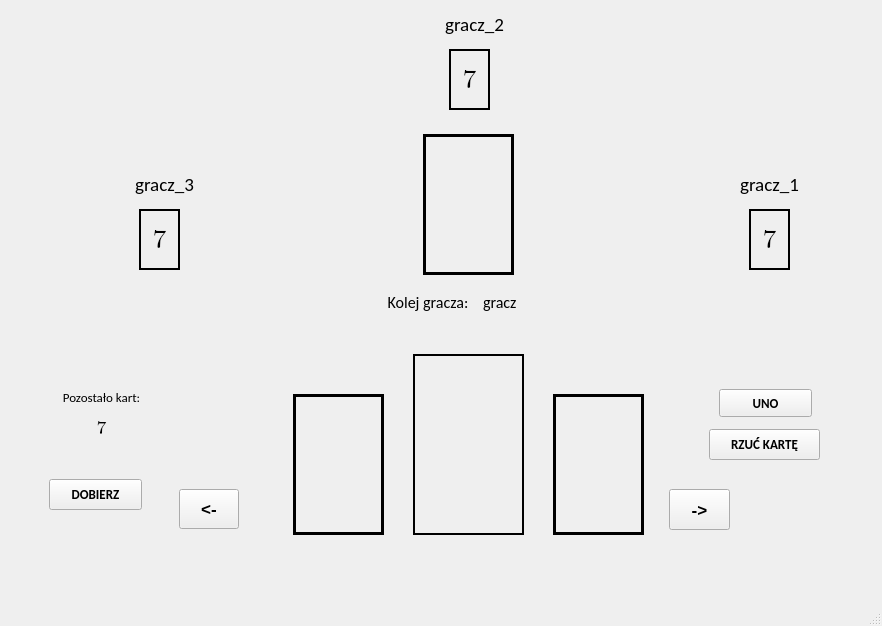
<?xml version="1.0" encoding="UTF-8"?>
<ui version="4.0">
 <class>MainWindow</class>
 <widget class="QMainWindow" name="MainWindow">
  <property name="geometry">
   <rect>
    <x>0</x>
    <y>0</y>
    <width>882</width>
    <height>626</height>
   </rect>
  </property>
  <property name="windowTitle">
   <string>MainWindow</string>
  </property>
  <widget class="QWidget" name="centralwidget">
   <layout class="QGridLayout" name="gridLayout">
    <item row="0" column="0">
     <widget class="QStackedWidget" name="stackedWidget">
      <property name="sizePolicy">
       <sizepolicy hsizetype="Ignored" vsizetype="Preferred">
        <horstretch>0</horstretch>
        <verstretch>0</verstretch>
       </sizepolicy>
      </property>
      <property name="currentIndex">
       <number>2</number>
      </property>
      <widget class="QWidget" name="startingPage">
       <widget class="QPushButton" name="connectButton">
        <property name="geometry">
         <rect>
          <x>310</x>
          <y>290</y>
          <width>261</width>
          <height>91</height>
         </rect>
        </property>
        <property name="font">
         <font>
          <family>Calibri</family>
          <pointsize>20</pointsize>
         </font>
        </property>
        <property name="text">
         <string>Połącz</string>
        </property>
       </widget>
       <widget class="QWidget" name="layoutWidget1">
        <property name="geometry">
         <rect>
          <x>240</x>
          <y>140</y>
          <width>361</width>
          <height>51</height>
         </rect>
        </property>
        <layout class="QHBoxLayout" name="horizontalLayout" stretch="1,2">
         <item>
          <widget class="QLabel" name="giveYourNick">
           <property name="font">
            <font>
             <family>Calibri</family>
             <pointsize>12</pointsize>
            </font>
           </property>
           <property name="text">
            <string>Podaj swój nick:</string>
           </property>
          </widget>
         </item>
         <item>
          <widget class="QLineEdit" name="yourNick">
           <property name="font">
            <font>
             <family>Calibri</family>
             <pointsize>12</pointsize>
            </font>
           </property>
           <property name="text">
            <string/>
           </property>
          </widget>
         </item>
        </layout>
       </widget>
       <widget class="QWidget" name="layoutWidget2">
        <property name="geometry">
         <rect>
          <x>240</x>
          <y>210</y>
          <width>361</width>
          <height>51</height>
         </rect>
        </property>
        <layout class="QHBoxLayout" name="horizontalLayout_3" stretch="1,2">
         <item>
          <widget class="QLabel" name="giveYourServerAddress">
           <property name="font">
            <font>
             <family>Calibri</family>
             <pointsize>12</pointsize>
            </font>
           </property>
           <property name="text">
            <string>Podaj adres serwera:</string>
           </property>
          </widget>
         </item>
         <item>
          <widget class="QLineEdit" name="yourServerAddress">
           <property name="font">
            <font>
             <family>Calibri</family>
             <pointsize>12</pointsize>
            </font>
           </property>
           <property name="text">
            <string/>
           </property>
          </widget>
         </item>
        </layout>
       </widget>
      </widget>
      <widget class="QWidget" name="waitingPage">
       <widget class="QLabel" name="waitingLabel">
        <property name="geometry">
         <rect>
          <x>-10</x>
          <y>220</y>
          <width>881</width>
          <height>81</height>
         </rect>
        </property>
        <property name="font">
         <font>
          <family>Calibri</family>
          <pointsize>16</pointsize>
         </font>
        </property>
        <property name="text">
         <string>Oczekiwanie na graczy...</string>
        </property>
        <property name="alignment">
         <set>Qt::AlignCenter</set>
        </property>
       </widget>
       <widget class="QPushButton" name="backButton">
        <property name="geometry">
         <rect>
          <x>350</x>
          <y>370</y>
          <width>131</width>
          <height>51</height>
         </rect>
        </property>
        <property name="font">
         <font>
          <family>Calibri</family>
          <pointsize>14</pointsize>
         </font>
        </property>
        <property name="text">
         <string>Powrót</string>
        </property>
       </widget>
      </widget>
      <widget class="QWidget" name="gamePage">
       <widget class="QPushButton" name="unoButton">
        <property name="geometry">
         <rect>
          <x>710</x>
          <y>380</y>
          <width>93</width>
          <height>28</height>
         </rect>
        </property>
        <property name="font">
         <font>
          <family>Calibri</family>
          <pointsize>10</pointsize>
          <weight>75</weight>
          <bold>true</bold>
         </font>
        </property>
        <property name="text">
         <string>UNO</string>
        </property>
        <property name="iconSize">
         <size>
          <width>20</width>
          <height>20</height>
         </size>
        </property>
       </widget>
       <widget class="QStackedWidget" name="middleCard">
        <property name="geometry">
         <rect>
          <x>400</x>
          <y>340</y>
          <width>121</width>
          <height>191</height>
         </rect>
        </property>
        <property name="frameShape">
         <enum>QFrame::NoFrame</enum>
        </property>
        <property name="currentIndex">
         <number>4</number>
        </property>
        <widget class="QWidget" name="middlePageBlue">
         <widget class="QLabel" name="middleLabelBlue">
          <property name="geometry">
           <rect>
            <x>4</x>
            <y>5</y>
            <width>111</width>
            <height>181</height>
           </rect>
          </property>
          <property name="frameShape">
           <enum>QFrame::Box</enum>
          </property>
          <property name="lineWidth">
           <number>3</number>
          </property>
          <property name="text">
           <string/>
          </property>
          <property name="pixmap">
           <pixmap>obrazki/blue.jpg</pixmap>
          </property>
         </widget>
        </widget>
        <widget class="QWidget" name="middlePageYellow">
         <widget class="QLabel" name="middleLabelYellow">
          <property name="geometry">
           <rect>
            <x>4</x>
            <y>5</y>
            <width>111</width>
            <height>181</height>
           </rect>
          </property>
          <property name="frameShape">
           <enum>QFrame::Box</enum>
          </property>
          <property name="lineWidth">
           <number>3</number>
          </property>
          <property name="text">
           <string/>
          </property>
          <property name="pixmap">
           <pixmap>obrazki/yellow.png</pixmap>
          </property>
         </widget>
        </widget>
        <widget class="QWidget" name="middlePageGreen">
         <widget class="QLabel" name="middleLabelGreen">
          <property name="geometry">
           <rect>
            <x>4</x>
            <y>5</y>
            <width>111</width>
            <height>181</height>
           </rect>
          </property>
          <property name="frameShape">
           <enum>QFrame::Box</enum>
          </property>
          <property name="lineWidth">
           <number>3</number>
          </property>
          <property name="text">
           <string/>
          </property>
          <property name="pixmap">
           <pixmap>obrazki/green.jpg</pixmap>
          </property>
         </widget>
        </widget>
        <widget class="QWidget" name="middlePageRed">
         <widget class="QLabel" name="middleLabelRed">
          <property name="geometry">
           <rect>
            <x>4</x>
            <y>5</y>
            <width>111</width>
            <height>181</height>
           </rect>
          </property>
          <property name="frameShape">
           <enum>QFrame::Box</enum>
          </property>
          <property name="lineWidth">
           <number>3</number>
          </property>
          <property name="text">
           <string/>
          </property>
          <property name="pixmap">
           <pixmap>obrazki/red.jpg</pixmap>
          </property>
         </widget>
        </widget>
        <widget class="QWidget" name="middlePageBlack">
         <widget class="QLabel" name="middleLabelBlack">
          <property name="geometry">
           <rect>
            <x>4</x>
            <y>5</y>
            <width>111</width>
            <height>181</height>
           </rect>
          </property>
          <property name="frameShape">
           <enum>QFrame::Box</enum>
          </property>
          <property name="lineWidth">
           <number>2</number>
          </property>
          <property name="text">
           <string/>
          </property>
          <property name="pixmap">
           <pixmap>obrazki/black_bigger.jpg</pixmap>
          </property>
         </widget>
        </widget>
       </widget>
       <widget class="QStackedWidget" name="rightCard">
        <property name="geometry">
         <rect>
          <x>540</x>
          <y>380</y>
          <width>101</width>
          <height>151</height>
         </rect>
        </property>
        <property name="frameShape">
         <enum>QFrame::NoFrame</enum>
        </property>
        <property name="currentIndex">
         <number>3</number>
        </property>
        <widget class="QWidget" name="rightPageBlue">
         <widget class="QLabel" name="rightLabelBlue">
          <property name="geometry">
           <rect>
            <x>4</x>
            <y>5</y>
            <width>91</width>
            <height>141</height>
           </rect>
          </property>
          <property name="frameShape">
           <enum>QFrame::Box</enum>
          </property>
          <property name="lineWidth">
           <number>3</number>
          </property>
          <property name="text">
           <string/>
          </property>
          <property name="pixmap">
           <pixmap>obrazki/blue.jpg</pixmap>
          </property>
         </widget>
        </widget>
        <widget class="QWidget" name="rightPageYellow">
         <widget class="QLabel" name="rightLabelYellow">
          <property name="geometry">
           <rect>
            <x>4</x>
            <y>5</y>
            <width>91</width>
            <height>141</height>
           </rect>
          </property>
          <property name="frameShape">
           <enum>QFrame::Box</enum>
          </property>
          <property name="lineWidth">
           <number>3</number>
          </property>
          <property name="text">
           <string/>
          </property>
          <property name="pixmap">
           <pixmap>obrazki/yellow.png</pixmap>
          </property>
         </widget>
        </widget>
        <widget class="QWidget" name="rightPageGreen">
         <widget class="QLabel" name="rightLabelGreen">
          <property name="geometry">
           <rect>
            <x>4</x>
            <y>5</y>
            <width>91</width>
            <height>141</height>
           </rect>
          </property>
          <property name="frameShape">
           <enum>QFrame::Box</enum>
          </property>
          <property name="lineWidth">
           <number>3</number>
          </property>
          <property name="text">
           <string/>
          </property>
          <property name="pixmap">
           <pixmap>obrazki/green.jpg</pixmap>
          </property>
         </widget>
        </widget>
        <widget class="QWidget" name="rightPageRed">
         <widget class="QLabel" name="rightLabelRed">
          <property name="geometry">
           <rect>
            <x>4</x>
            <y>5</y>
            <width>91</width>
            <height>141</height>
           </rect>
          </property>
          <property name="frameShape">
           <enum>QFrame::Box</enum>
          </property>
          <property name="lineWidth">
           <number>3</number>
          </property>
          <property name="text">
           <string/>
          </property>
          <property name="pixmap">
           <pixmap>obrazki/red.jpg</pixmap>
          </property>
         </widget>
        </widget>
        <widget class="QWidget" name="rightPageBlack">
         <widget class="QLabel" name="rightLabelBlack">
          <property name="geometry">
           <rect>
            <x>4</x>
            <y>5</y>
            <width>91</width>
            <height>141</height>
           </rect>
          </property>
          <property name="frameShape">
           <enum>QFrame::Box</enum>
          </property>
          <property name="lineWidth">
           <number>2</number>
          </property>
          <property name="text">
           <string/>
          </property>
          <property name="pixmap">
           <pixmap>obrazki/black.jpg</pixmap>
          </property>
         </widget>
        </widget>
       </widget>
       <widget class="QStackedWidget" name="leftCard">
        <property name="geometry">
         <rect>
          <x>280</x>
          <y>380</y>
          <width>101</width>
          <height>151</height>
         </rect>
        </property>
        <property name="frameShape">
         <enum>QFrame::NoFrame</enum>
        </property>
        <property name="currentIndex">
         <number>2</number>
        </property>
        <widget class="QWidget" name="leftPageBlue">
         <widget class="QLabel" name="leftLabelBlue">
          <property name="geometry">
           <rect>
            <x>4</x>
            <y>5</y>
            <width>91</width>
            <height>141</height>
           </rect>
          </property>
          <property name="frameShape">
           <enum>QFrame::Box</enum>
          </property>
          <property name="lineWidth">
           <number>3</number>
          </property>
          <property name="text">
           <string/>
          </property>
          <property name="pixmap">
           <pixmap>obrazki/blue.jpg</pixmap>
          </property>
         </widget>
        </widget>
        <widget class="QWidget" name="leftPageYellow">
         <widget class="QLabel" name="leftLabelYellow">
          <property name="geometry">
           <rect>
            <x>4</x>
            <y>5</y>
            <width>91</width>
            <height>141</height>
           </rect>
          </property>
          <property name="frameShape">
           <enum>QFrame::Box</enum>
          </property>
          <property name="lineWidth">
           <number>3</number>
          </property>
          <property name="text">
           <string/>
          </property>
          <property name="pixmap">
           <pixmap>obrazki/yellow.png</pixmap>
          </property>
         </widget>
        </widget>
        <widget class="QWidget" name="leftPageGreen">
         <widget class="QLabel" name="leftLabelGreen">
          <property name="geometry">
           <rect>
            <x>4</x>
            <y>5</y>
            <width>91</width>
            <height>141</height>
           </rect>
          </property>
          <property name="frameShape">
           <enum>QFrame::Box</enum>
          </property>
          <property name="lineWidth">
           <number>3</number>
          </property>
          <property name="text">
           <string/>
          </property>
          <property name="pixmap">
           <pixmap>obrazki/green.jpg</pixmap>
          </property>
         </widget>
        </widget>
        <widget class="QWidget" name="leftPageRed">
         <widget class="QLabel" name="leftLabelRed">
          <property name="geometry">
           <rect>
            <x>4</x>
            <y>5</y>
            <width>91</width>
            <height>141</height>
           </rect>
          </property>
          <property name="frameShape">
           <enum>QFrame::Box</enum>
          </property>
          <property name="lineWidth">
           <number>3</number>
          </property>
          <property name="text">
           <string/>
          </property>
          <property name="pixmap">
           <pixmap>obrazki/red.jpg</pixmap>
          </property>
         </widget>
        </widget>
        <widget class="QWidget" name="leftPageBlack">
         <widget class="QLabel" name="leftLabelBlack">
          <property name="geometry">
           <rect>
            <x>4</x>
            <y>5</y>
            <width>91</width>
            <height>141</height>
           </rect>
          </property>
          <property name="frameShape">
           <enum>QFrame::Box</enum>
          </property>
          <property name="lineWidth">
           <number>2</number>
          </property>
          <property name="text">
           <string/>
          </property>
          <property name="pixmap">
           <pixmap>obrazki/black.jpg</pixmap>
          </property>
         </widget>
        </widget>
       </widget>
       <widget class="QPushButton" name="nextCard">
        <property name="geometry">
         <rect>
          <x>660</x>
          <y>480</y>
          <width>61</width>
          <height>41</height>
         </rect>
        </property>
        <property name="sizePolicy">
         <sizepolicy hsizetype="Fixed" vsizetype="Fixed">
          <horstretch>0</horstretch>
          <verstretch>0</verstretch>
         </sizepolicy>
        </property>
        <property name="font">
         <font>
          <pointsize>13</pointsize>
          <weight>75</weight>
          <bold>true</bold>
         </font>
        </property>
        <property name="text">
         <string>-&gt;</string>
        </property>
       </widget>
       <widget class="QPushButton" name="previousCard">
        <property name="geometry">
         <rect>
          <x>170</x>
          <y>480</y>
          <width>60</width>
          <height>40</height>
         </rect>
        </property>
        <property name="sizePolicy">
         <sizepolicy hsizetype="Minimum" vsizetype="Minimum">
          <horstretch>0</horstretch>
          <verstretch>0</verstretch>
         </sizepolicy>
        </property>
        <property name="maximumSize">
         <size>
          <width>60</width>
          <height>40</height>
         </size>
        </property>
        <property name="font">
         <font>
          <family>MS Shell Dlg 2</family>
          <pointsize>13</pointsize>
          <weight>75</weight>
          <bold>true</bold>
         </font>
        </property>
        <property name="text">
         <string>&lt;-</string>
        </property>
       </widget>
       <widget class="QStackedWidget" name="tableCard">
        <property name="geometry">
         <rect>
          <x>410</x>
          <y>120</y>
          <width>101</width>
          <height>151</height>
         </rect>
        </property>
        <property name="frameShape">
         <enum>QFrame::NoFrame</enum>
        </property>
        <property name="currentIndex">
         <number>1</number>
        </property>
        <widget class="QWidget" name="tablePageBlue">
         <widget class="QLabel" name="tableLabelBlue">
          <property name="geometry">
           <rect>
            <x>4</x>
            <y>5</y>
            <width>91</width>
            <height>141</height>
           </rect>
          </property>
          <property name="frameShape">
           <enum>QFrame::Box</enum>
          </property>
          <property name="lineWidth">
           <number>3</number>
          </property>
          <property name="text">
           <string/>
          </property>
          <property name="pixmap">
           <pixmap>obrazki/blue.jpg</pixmap>
          </property>
         </widget>
        </widget>
        <widget class="QWidget" name="tablePageYellow">
         <widget class="QLabel" name="tableLabelYellow">
          <property name="geometry">
           <rect>
            <x>4</x>
            <y>5</y>
            <width>91</width>
            <height>141</height>
           </rect>
          </property>
          <property name="frameShape">
           <enum>QFrame::Box</enum>
          </property>
          <property name="lineWidth">
           <number>3</number>
          </property>
          <property name="text">
           <string/>
          </property>
          <property name="pixmap">
           <pixmap>obrazki/yellow.png</pixmap>
          </property>
         </widget>
        </widget>
        <widget class="QWidget" name="tablePageGreen">
         <widget class="QLabel" name="tableLabelGreen">
          <property name="geometry">
           <rect>
            <x>4</x>
            <y>5</y>
            <width>91</width>
            <height>141</height>
           </rect>
          </property>
          <property name="frameShape">
           <enum>QFrame::Box</enum>
          </property>
          <property name="lineWidth">
           <number>3</number>
          </property>
          <property name="text">
           <string/>
          </property>
          <property name="pixmap">
           <pixmap>obrazki/green.jpg</pixmap>
          </property>
         </widget>
        </widget>
        <widget class="QWidget" name="tablePageRed">
         <widget class="QLabel" name="tableLabelRed">
          <property name="geometry">
           <rect>
            <x>4</x>
            <y>5</y>
            <width>91</width>
            <height>141</height>
           </rect>
          </property>
          <property name="frameShape">
           <enum>QFrame::Box</enum>
          </property>
          <property name="lineWidth">
           <number>3</number>
          </property>
          <property name="text">
           <string/>
          </property>
          <property name="pixmap">
           <pixmap>obrazki/red.jpg</pixmap>
          </property>
         </widget>
        </widget>
        <widget class="QWidget" name="tablePageBlack">
         <widget class="QLabel" name="tableLabelBlack">
          <property name="geometry">
           <rect>
            <x>4</x>
            <y>5</y>
            <width>91</width>
            <height>141</height>
           </rect>
          </property>
          <property name="frameShape">
           <enum>QFrame::Box</enum>
          </property>
          <property name="lineWidth">
           <number>2</number>
          </property>
          <property name="text">
           <string/>
          </property>
          <property name="pixmap">
           <pixmap>obrazki/black.jpg</pixmap>
          </property>
         </widget>
        </widget>
       </widget>
       <widget class="QLabel" name="player2">
        <property name="geometry">
         <rect>
          <x>420</x>
          <y>0</y>
          <width>91</width>
          <height>31</height>
         </rect>
        </property>
        <property name="font">
         <font>
          <family>Calibri</family>
          <pointsize>14</pointsize>
         </font>
        </property>
        <property name="text">
         <string>gracz_2</string>
        </property>
        <property name="alignment">
         <set>Qt::AlignCenter</set>
        </property>
       </widget>
       <widget class="QLabel" name="player1">
        <property name="geometry">
         <rect>
          <x>720</x>
          <y>160</y>
          <width>81</width>
          <height>31</height>
         </rect>
        </property>
        <property name="font">
         <font>
          <family>Calibri</family>
          <pointsize>14</pointsize>
         </font>
        </property>
        <property name="text">
         <string>gracz_1</string>
        </property>
        <property name="alignment">
         <set>Qt::AlignCenter</set>
        </property>
       </widget>
       <widget class="QLabel" name="player3">
        <property name="geometry">
         <rect>
          <x>110</x>
          <y>160</y>
          <width>91</width>
          <height>31</height>
         </rect>
        </property>
        <property name="font">
         <font>
          <family>Calibri</family>
          <pointsize>14</pointsize>
          <weight>50</weight>
          <bold>false</bold>
         </font>
        </property>
        <property name="text">
         <string>gracz_3</string>
        </property>
        <property name="alignment">
         <set>Qt::AlignCenter</set>
        </property>
       </widget>
       <widget class="QPushButton" name="takeCard">
        <property name="geometry">
         <rect>
          <x>40</x>
          <y>470</y>
          <width>93</width>
          <height>31</height>
         </rect>
        </property>
        <property name="font">
         <font>
          <family>Calibri</family>
          <pointsize>10</pointsize>
          <weight>75</weight>
          <bold>true</bold>
         </font>
        </property>
        <property name="text">
         <string>DOBIERZ</string>
        </property>
       </widget>
       <widget class="QLabel" name="numberOfCardsPlayer1">
        <property name="geometry">
         <rect>
          <x>740</x>
          <y>200</y>
          <width>41</width>
          <height>61</height>
         </rect>
        </property>
        <property name="font">
         <font>
          <family>Cambria Math</family>
          <pointsize>20</pointsize>
         </font>
        </property>
        <property name="frameShape">
         <enum>QFrame::Box</enum>
        </property>
        <property name="lineWidth">
         <number>2</number>
        </property>
        <property name="text">
         <string>7</string>
        </property>
        <property name="alignment">
         <set>Qt::AlignCenter</set>
        </property>
       </widget>
       <widget class="QLabel" name="numberOfCardsPlayer2">
        <property name="geometry">
         <rect>
          <x>440</x>
          <y>40</y>
          <width>41</width>
          <height>61</height>
         </rect>
        </property>
        <property name="font">
         <font>
          <family>Cambria Math</family>
          <pointsize>20</pointsize>
         </font>
        </property>
        <property name="frameShape">
         <enum>QFrame::Box</enum>
        </property>
        <property name="lineWidth">
         <number>2</number>
        </property>
        <property name="text">
         <string>7</string>
        </property>
        <property name="alignment">
         <set>Qt::AlignCenter</set>
        </property>
       </widget>
       <widget class="QLabel" name="numberOfCardsPlayer3">
        <property name="geometry">
         <rect>
          <x>130</x>
          <y>200</y>
          <width>41</width>
          <height>61</height>
         </rect>
        </property>
        <property name="font">
         <font>
          <family>Cambria Math</family>
          <pointsize>20</pointsize>
         </font>
        </property>
        <property name="frameShape">
         <enum>QFrame::Box</enum>
        </property>
        <property name="lineWidth">
         <number>2</number>
        </property>
        <property name="text">
         <string>7</string>
        </property>
        <property name="alignment">
         <set>Qt::AlignCenter</set>
        </property>
       </widget>
       <widget class="QLabel" name="leftCardValue">
        <property name="geometry">
         <rect>
          <x>300</x>
          <y>420</y>
          <width>61</width>
          <height>71</height>
         </rect>
        </property>
        <property name="font">
         <font>
          <family>Comic Sans MS</family>
          <pointsize>32</pointsize>
          <weight>75</weight>
          <bold>true</bold>
         </font>
        </property>
        <property name="text">
         <string/>
        </property>
        <property name="alignment">
         <set>Qt::AlignCenter</set>
        </property>
       </widget>
       <widget class="QLabel" name="middleCardValue">
        <property name="geometry">
         <rect>
          <x>420</x>
          <y>400</y>
          <width>81</width>
          <height>71</height>
         </rect>
        </property>
        <property name="font">
         <font>
          <family>Comic Sans MS</family>
          <pointsize>40</pointsize>
          <weight>75</weight>
          <bold>true</bold>
         </font>
        </property>
        <property name="text">
         <string/>
        </property>
        <property name="alignment">
         <set>Qt::AlignCenter</set>
        </property>
       </widget>
       <widget class="QLabel" name="rightCardValue">
        <property name="geometry">
         <rect>
          <x>560</x>
          <y>420</y>
          <width>61</width>
          <height>71</height>
         </rect>
        </property>
        <property name="font">
         <font>
          <family>Comic Sans MS</family>
          <pointsize>32</pointsize>
          <weight>75</weight>
          <bold>true</bold>
         </font>
        </property>
        <property name="text">
         <string/>
        </property>
        <property name="alignment">
         <set>Qt::AlignCenter</set>
        </property>
       </widget>
       <widget class="QLabel" name="tableCardValue">
        <property name="geometry">
         <rect>
          <x>430</x>
          <y>160</y>
          <width>61</width>
          <height>71</height>
         </rect>
        </property>
        <property name="font">
         <font>
          <family>Comic Sans MS</family>
          <pointsize>32</pointsize>
          <weight>75</weight>
          <italic>false</italic>
          <bold>true</bold>
         </font>
        </property>
        <property name="text">
         <string/>
        </property>
        <property name="alignment">
         <set>Qt::AlignCenter</set>
        </property>
       </widget>
       <widget class="QWidget" name="layoutWidget3">
        <property name="geometry">
         <rect>
          <x>370</x>
          <y>280</y>
          <width>201</width>
          <height>26</height>
         </rect>
        </property>
        <layout class="QHBoxLayout" name="horizontalLayout_2">
         <item>
          <widget class="QLabel" name="somebodyTurn">
           <property name="font">
            <font>
             <family>Calibri</family>
             <pointsize>12</pointsize>
            </font>
           </property>
           <property name="text">
            <string>Kolej gracza:</string>
           </property>
           <property name="alignment">
            <set>Qt::AlignCenter</set>
           </property>
          </widget>
         </item>
         <item>
          <widget class="QLabel" name="yourTurn">
           <property name="font">
            <font>
             <family>Calibri</family>
             <pointsize>12</pointsize>
            </font>
           </property>
           <property name="text">
            <string>gracz</string>
           </property>
           <property name="alignment">
            <set>Qt::AlignLeading|Qt::AlignLeft|Qt::AlignVCenter</set>
           </property>
          </widget>
         </item>
        </layout>
       </widget>
       <widget class="QPushButton" name="throwCard">
        <property name="geometry">
         <rect>
          <x>700</x>
          <y>420</y>
          <width>111</width>
          <height>31</height>
         </rect>
        </property>
        <property name="font">
         <font>
          <family>Calibri</family>
          <pointsize>10</pointsize>
          <weight>75</weight>
          <bold>true</bold>
         </font>
        </property>
        <property name="text">
         <string>RZUĆ KARTĘ</string>
        </property>
       </widget>
       <widget class="QLabel" name="demandingColor">
        <property name="geometry">
         <rect>
          <x>60</x>
          <y>40</y>
          <width>191</width>
          <height>71</height>
         </rect>
        </property>
        <property name="font">
         <font>
          <family>Calibri</family>
          <pointsize>14</pointsize>
          <weight>75</weight>
          <bold>true</bold>
         </font>
        </property>
        <property name="text">
         <string/>
        </property>
        <property name="alignment">
         <set>Qt::AlignCenter</set>
        </property>
       </widget>
       <widget class="QWidget" name="layoutWidget">
        <property name="geometry">
         <rect>
          <x>32</x>
          <y>370</y>
          <width>121</width>
          <height>61</height>
         </rect>
        </property>
        <layout class="QVBoxLayout" name="verticalLayout">
         <property name="spacing">
          <number>0</number>
         </property>
         <property name="sizeConstraint">
          <enum>QLayout::SetDefaultConstraint</enum>
         </property>
         <item>
          <widget class="QLabel" name="leftCards">
           <property name="font">
            <font>
             <family>Calibri</family>
             <pointsize>10</pointsize>
            </font>
           </property>
           <property name="text">
            <string>Pozostało kart:</string>
           </property>
           <property name="alignment">
            <set>Qt::AlignCenter</set>
           </property>
          </widget>
         </item>
         <item>
          <widget class="QLabel" name="numberOfMyCards">
           <property name="sizePolicy">
            <sizepolicy hsizetype="Preferred" vsizetype="Preferred">
             <horstretch>0</horstretch>
             <verstretch>0</verstretch>
            </sizepolicy>
           </property>
           <property name="maximumSize">
            <size>
             <width>129</width>
             <height>25</height>
            </size>
           </property>
           <property name="font">
            <font>
             <family>Cambria Math</family>
             <pointsize>14</pointsize>
             <weight>50</weight>
             <bold>false</bold>
            </font>
           </property>
           <property name="text">
            <string>7</string>
           </property>
           <property name="alignment">
            <set>Qt::AlignCenter</set>
           </property>
          </widget>
         </item>
        </layout>
       </widget>
      </widget>
      <widget class="QWidget" name="chooseCardPage">
       <widget class="QPushButton" name="blueButton">
        <property name="geometry">
         <rect>
          <x>270</x>
          <y>90</y>
          <width>151</width>
          <height>211</height>
         </rect>
        </property>
        <property name="styleSheet">
         <string notr="true">background-color: rgb(18, 27, 200);</string>
        </property>
        <property name="text">
         <string/>
        </property>
       </widget>
       <widget class="QLabel" name="chooseColor">
        <property name="geometry">
         <rect>
          <x>-10</x>
          <y>20</y>
          <width>881</width>
          <height>41</height>
         </rect>
        </property>
        <property name="font">
         <font>
          <family>Calibri</family>
          <pointsize>20</pointsize>
          <italic>true</italic>
         </font>
        </property>
        <property name="text">
         <string>Kliknij wybrany kolor</string>
        </property>
        <property name="alignment">
         <set>Qt::AlignCenter</set>
        </property>
       </widget>
       <widget class="QPushButton" name="greenButton">
        <property name="geometry">
         <rect>
          <x>270</x>
          <y>320</y>
          <width>151</width>
          <height>211</height>
         </rect>
        </property>
        <property name="styleSheet">
         <string notr="true">background-color: rgb(0, 255, 0);</string>
        </property>
        <property name="text">
         <string/>
        </property>
       </widget>
       <widget class="QPushButton" name="redButton">
        <property name="geometry">
         <rect>
          <x>440</x>
          <y>320</y>
          <width>151</width>
          <height>211</height>
         </rect>
        </property>
        <property name="styleSheet">
         <string notr="true">background-color: rgb(255, 1, 5);</string>
        </property>
        <property name="text">
         <string/>
        </property>
       </widget>
       <widget class="QPushButton" name="yellowButton">
        <property name="geometry">
         <rect>
          <x>440</x>
          <y>90</y>
          <width>151</width>
          <height>211</height>
         </rect>
        </property>
        <property name="styleSheet">
         <string notr="true">background-color: rgb(255, 255, 0);</string>
        </property>
        <property name="text">
         <string/>
        </property>
       </widget>
      </widget>
      <widget class="QWidget" name="winnerPage">
       <widget class="QWidget" name="layoutWidget4">
        <property name="geometry">
         <rect>
          <x>-10</x>
          <y>110</y>
          <width>871</width>
          <height>261</height>
         </rect>
        </property>
        <layout class="QVBoxLayout" name="verticalLayout_2">
         <item>
          <widget class="QLabel" name="gameOver">
           <property name="font">
            <font>
             <family>Calibri</family>
             <pointsize>36</pointsize>
             <weight>50</weight>
             <italic>true</italic>
             <bold>false</bold>
            </font>
           </property>
           <property name="text">
            <string>KONIEC GRY</string>
           </property>
           <property name="alignment">
            <set>Qt::AlignCenter</set>
           </property>
          </widget>
         </item>
         <item>
          <widget class="QLabel" name="winner">
           <property name="font">
            <font>
             <family>Calibri</family>
             <pointsize>28</pointsize>
             <italic>true</italic>
            </font>
           </property>
           <property name="text">
            <string>Wygrałeś!</string>
           </property>
           <property name="alignment">
            <set>Qt::AlignCenter</set>
           </property>
          </widget>
         </item>
        </layout>
       </widget>
       <widget class="QPushButton" name="newGameButton">
        <property name="geometry">
         <rect>
          <x>350</x>
          <y>430</y>
          <width>151</width>
          <height>51</height>
         </rect>
        </property>
        <property name="font">
         <font>
          <family>Calibri</family>
          <pointsize>14</pointsize>
         </font>
        </property>
        <property name="text">
         <string>Nowa gra</string>
        </property>
       </widget>
      </widget>
     </widget>
    </item>
   </layout>
  </widget>
  <widget class="QMenuBar" name="menubar">
   <property name="geometry">
    <rect>
     <x>0</x>
     <y>0</y>
     <width>882</width>
     <height>26</height>
    </rect>
   </property>
  </widget>
  <widget class="QStatusBar" name="statusbar"/>
 </widget>
 <resources/>
 <connections/>
</ui>
